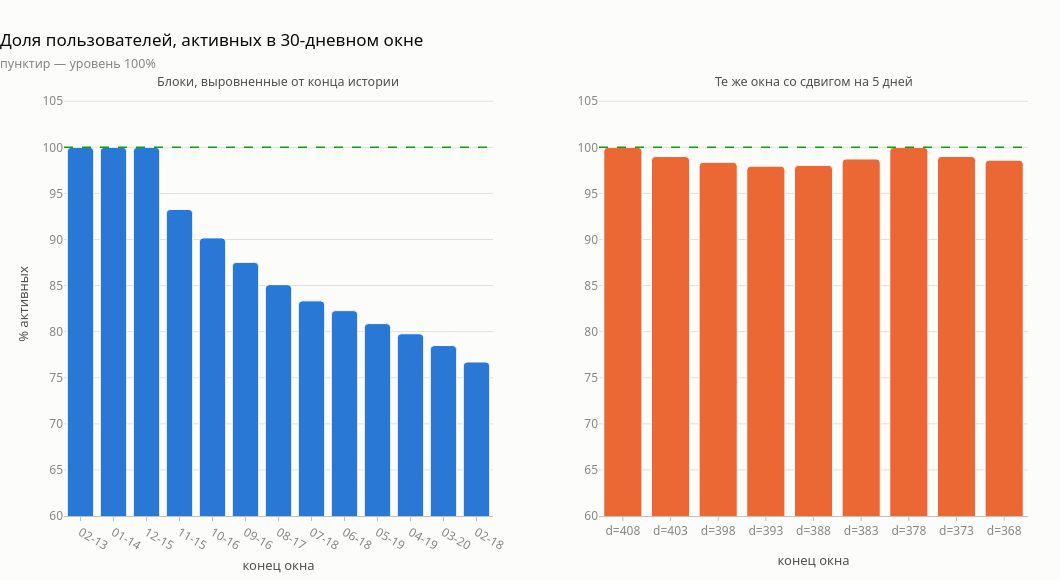

Write notebook code for a chart like this one.
### Markdown cell above
---
# 3. Находка №1: выборка отобрана по недавней активности

## 3.1 Что натолкнуло

При построении признака **recency** (сколько дней прошло с последнего события
пользователя на 2026-02-13) обнаружилось, что у него есть жёсткий потолок.
Само по себе это странно: в любой реальной базе есть люди, не заходившие полгода.
Значит выборку нам выдали не случайную, а по какому-то правилу — и это правило надо
восстановить, потому что оно определяет, кто вообще попадает в тест.

## 3.2 Как проверяли

Гипотеза: пользователей отбирали по активности в последних 30-дневных блоках.
Если это так, доля активных в блоках, **выровненных по концу истории**, должна быть
ровно 100 %, а в любых **сдвинутых** окнах той же длины — заметно меньше.
Сдвиг на 5 дней — это контрольная проверка: он ломает выравнивание, не меняя ничего
остального.

### Code cell
r = up["recency"].to_numpy()
print(f"максимальный recency на 2026-02-13 : {r.max()} дней")
print(f"пользователей с recency ≥ 30       : {(r >= 30).sum()}\n")

aligned, shifted = [], []
for A in range(N_DAYS - 1, 40, -30):          # блоки, выровненные от конца истории
    aligned.append((A, df.filter(pl.col("d").is_between(A - 29, A))["user_id"].n_unique() / N_USERS))
for A in range(N_DAYS - 1, N_DAYS - 1 - 45, -5):   # те же окна, но со сдвигом
    shifted.append((A, df.filter(pl.col("d").is_between(A - 29, A))["user_id"].n_unique() / N_USERS))
al, sh = np.array(aligned), np.array(shifted)

fig = make_subplots(rows=1, cols=2, horizontal_spacing=0.11,
                    subplot_titles=["Блоки, выровненные от конца истории",
                                    "Те же окна со сдвигом на 5 дней"])
fig.add_trace(bars([(DAY0 + timedelta(days=int(a))).strftime("%m-%d") for a in al[:, 0]],
                   al[:, 1] * 100, slot=0), row=1, col=1)
fig.add_trace(bars([f"d={int(a)}" for a in sh[:, 0]], sh[:, 1] * 100, slot=1), row=1, col=2)
for c in (1, 2):
    fig.add_hline(y=100, line=dict(color=STATUS["good"], width=1.5, dash="dash"), row=1, col=c)
    fig.update_yaxes(range=[60, 106], title="% активных" if c == 1 else None, row=1, col=c)
    fig.update_xaxes(title="конец окна", row=1, col=c)
sub_titles(fig)
fig.update_layout(showlegend=False, hovermode="closest")
show(fig, "Доля пользователей, активных в 30-дневном окне",
     sub="пунктир — уровень 100%",
     w=1060, h=580)

### Figure 1 — Plotly figure (JSON) as saved in the notebook; plotly's stock layout.template omitted (floating-point values rounded to 4 significant figures)
{"data": [{"cliponaxis": false, "marker": {"color": "#2a78d6", "cornerradius": 4, "line": {"color": "#fcfcfb", "width": 1}}, "name": "", "orientation": "v", "textfont": {"color": "#52514e", "size": 11}, "textposition": "outside", "type": "bar", "x": ["02-13", "01-14", "12-15", "11-15", "10-16", "09-16", "08-17", "07-18", "06-18", "05-19", "04-19", "03-20", "02-18"], "xaxis": "x", "y": [100.0, 100.0, 100.0, 93.26, 90.17, 87.52, 85.1, 83.34, 82.28, 80.87, 79.77, 78.49, 76.71], "yaxis": "y"}, {"cliponaxis": false, "marker": {"color": "#eb6834", "cornerradius": 4, "line": {"color": "#fcfcfb", "width": 1}}, "name": "", "orientation": "v", "textfont": {"color": "#52514e", "size": 11}, "textposition": "outside", "type": "bar", "x": ["d=408", "d=403", "d=398", "d=393", "d=388", "d=383", "d=378", "d=373", "d=368"], "xaxis": "x2", "y": [100.0, 99.0, 98.38, 97.95, 98.04, 98.74, 100.0, 99.01, 98.61], "yaxis": "y2"}], "layout": {"annotations": [{"font": {"color": "#52514e", "size": 12.5}, "showarrow": false, "text": "Блоки, выровненные от конца истории", "x": 0.2225, "xanchor": "center", "xref": "paper", "y": 1.0, "yanchor": "bottom", "yref": "paper"}, {"font": {"color": "#52514e", "size": 12.5}, "showarrow": false, "text": "Те же окна со сдвигом на 5 дней", "x": 0.7775, "xanchor": "center", "xref": "paper", "y": 1.0, "yanchor": "bottom", "yref": "paper"}], "autosize": false, "height": 580, "hovermode": "closest", "margin": {"b": 64, "t": 92}, "shapes": [{"line": {"color": "#0ca30c", "dash": "dash", "width": 1.5}, "type": "line", "x0": 0, "x1": 1, "xref": "x domain", "y0": 100, "y1": 100, "yref": "y"}, {"line": {"color": "#0ca30c", "dash": "dash", "width": 1.5}, "type": "line", "x0": 0, "x1": 1, "xref": "x2 domain", "y0": 100, "y1": 100, "yref": "y2"}], "showlegend": false, "title": {"text": "Доля пользователей, активных в 30-дневном окне<br><span style='font-size:12.5px;color:#898781'>пунктир — уровень 100%</span>"}, "width": 1060, "xaxis": {"anchor": "y", "automargin": true, "domain": [0.0, 0.445], "title": {"text": "конец окна"}}, "xaxis2": {"anchor": "y2", "automargin": true, "domain": [0.555, 1.0], "title": {"text": "конец окна"}}, "yaxis": {"anchor": "x", "automargin": true, "domain": [0.0, 1.0], "range": [60, 106], "title": {"text": "% активных"}}, "yaxis2": {"anchor": "x2", "automargin": true, "domain": [0.0, 1.0], "range": [60, 106], "title": {}}}}
